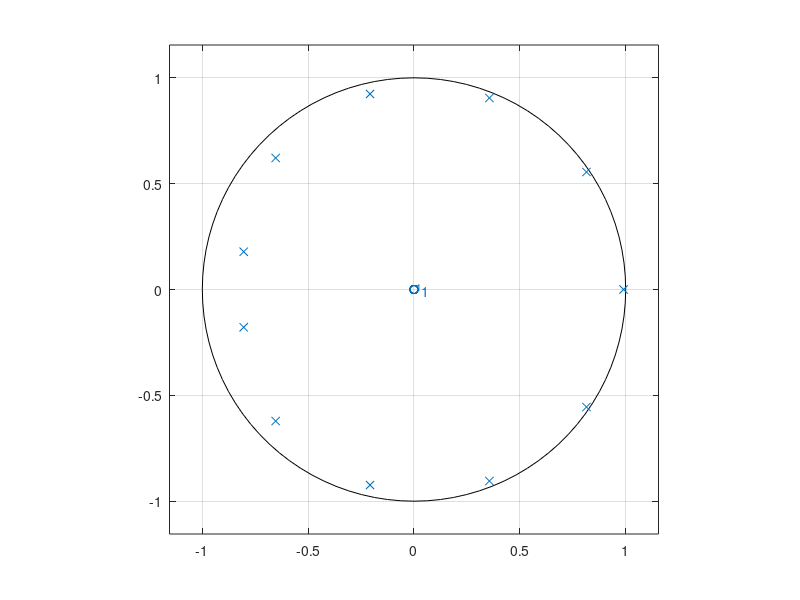
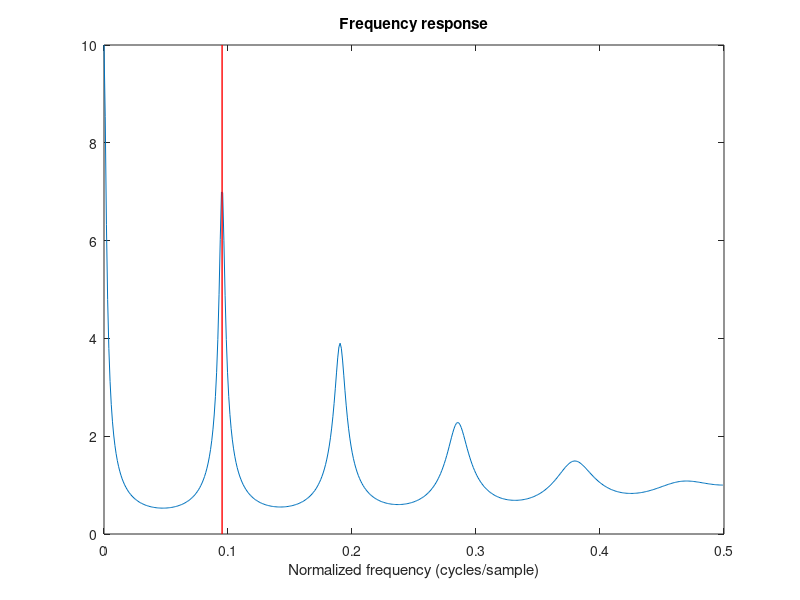

Source code (MATLAB) for these figures, in order:
%% KS_demo_1
% Illustration of the Karplus-Strong method

%% Define filter

clear

% Karplus-Strong paramters
K = 0.9;
N = 10;

a = [1 zeros(1, N-1) -K/2 -K/2];
b = 1;

% y(n) = x(n) + K/2 y(n-N) + K/2 y(n-N-1)

%% Define input signal

% input signal: about N non-zero values, followed by zeros
x = [-N/2:N/2 zeros(1, 80)];  % Example
L = length(x);

figure(1)
clf
stem(0:L-1, x, 'filled')

%% Computer output of filter

% output signal
y = filter(b, a, x);

%% Display output signal

figure(2)
clf
subplot(2, 1, 1)
stem(0:L-1, x, 'filled')
title('Input signal')

subplot(2, 1, 2)
stem(0:L-1, y, 'filled')
title('Output signal')


%% Frequency response of filter

[H, om] = freqz(b, a);

f = om/(2 * pi);

figure(2)
clf
plot(f, abs(H))
xlabel('Normalized frequency (cycles/sample)')
title('Frequency response')

%%

f1 = 1/(N+0.5)
line([f1 f1], [0 10], 'color', 'red', 'linewidth', 1)

%% Pole-zero diagram

figure(1)
clf
zplane(b, a)


